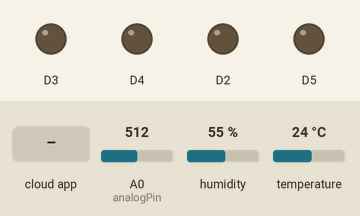
This sketch was run on a simulated ESP8266 (NodeMCU). On the bench: output pins drawn as LEDs (lit = HIGH). The inputs (shaded band) are chosen by the test bench; at power-on: temperature 24 °C, A0 (analogPin) = 512, humidity 55 %. WiFi joins after 1.5 s; servers stay silent unless stated; the Firebase database answers and starts empty; what the sketch prints to the serial monitor is not drawn.

Above: at 2.7 s.
2.8 s: the phone or cloud app sets switch to 1
At 3.6 s:
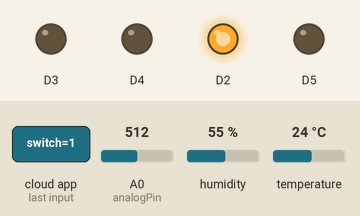
4.7 s: the phone or cloud app sets status to 1
6.9 s: temperature set to 0.2 °C
12.3 s: temperature set to 0 °C
At 17.8 s:
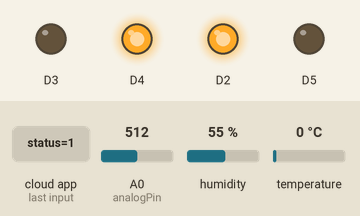
18.3 s: temperature set to 12 °C
At 23.9 s:
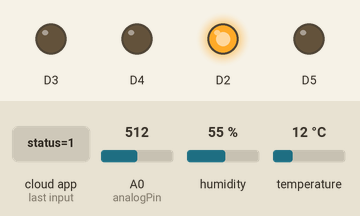
Timing chart, 0 to 25.1 s (numbered marks = the images above; inputs shaded):
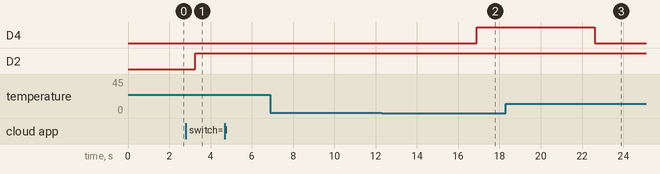

Measured:
- the behaviour switches between 0.1 and 0 °C on temperature (found by bisection; images 1 and 2)
- after the input at 2.8 s, D2: LOW → HIGH after 0.46 s
- after the input at 4.7 s, every drawn part: stays the same
- after the input at 6.9 s, every drawn part: stays the same
- after the input at 12.3 s, D4: LOW → HIGH after 4.6 s
- after the input at 18.3 s, D4: HIGH → LOW after 4.3 s

The sketch:

BordGreen.ino
```cpp
#include <ESP8266WiFi.h>
#include <DHT.h>
#include <FirebaseESP8266.h>
#include <TridentTD_LineNotify.h>
#define LINE_TOKEN ""
#define WIFI_SSID "NRRU"
#define WIFI_PASSWORD "12345678"
#define FIREBASE_HOST "greenhouse-24394-default-rtdb.firebaseio.com"
#define FIREBASE_AUTH "zUhlM17SQFAHE2kqfLUbbRkpj2XpFeuL34CL3rx9"
#define DHTPIN    D1
#define DHTTYPE   DHT22
FirebaseData fbdo;
DHT dht(DHTPIN, DHTTYPE);
int i = 0;
int j = 0;
float humid = 0;
float temp  = 0;
int analogPin = A0; //ประกาศตัวแปร ให้ analogPin แทนขา analog ขาที่5
int soil = 0;
bool ledstatus;
bool fanstatus;
bool fertilizerstatus;
bool pumpstatus;
String vpump;
String vtemp;
bool switchcontrol;
void setup() {
  Serial.begin(115200);
  WiFi.begin(WIFI_SSID, WIFI_PASSWORD);
  Serial.print("Connecting to Wi-Fi");
  while (WiFi.status() != WL_CONNECTED)
  {
    Serial.print(".");
    delay(300);
  }
  Serial.println();
  Serial.print("Connected with IP: ");
  Serial.println(WiFi.localIP());
  Serial.println();
  dht.begin();
  LINE.setToken(LINE_TOKEN);
  Firebase.begin(FIREBASE_HOST, FIREBASE_AUTH);
  Firebase.reconnectWiFi(true);
  pinMode(D2, OUTPUT); // หลอดไฟ
  pinMode(D3, OUTPUT); // ปั้มน้ำ
  pinMode(D4, OUTPUT); // พัดลม
  pinMode(D5, OUTPUT); // ปุ๋ย
}

void loop() {
  humid = dht.readHumidity();
  delay(500);
  temp  = dht.readTemperature();
  soil = analogRead(analogPin);
  if (isnan(humid) || isnan(temp)) {
    Serial.println(F("Failed to read from DHT sensor!"));
    return;
  }
  delay(500);
  Firebase.setFloat(fbdo, "/Data/Temperature", temp); //sent temp to firebase
  Firebase.setFloat(fbdo, "/Data/Humidity", humid); // set humid to firebase
  Firebase.setFloat(fbdo, "/Data/Soil", soil); // set soil to firebase
  if (Firebase.getBool(fbdo, "/switchcontrol/status")) {
    switchcontrol = fbdo.boolData();
  }
  if (switchcontrol == true) {
    switchtrue();
  }
  else {
    switchoff();
  }
}
void switchtrue() {
  Serial.println("Auto กำลังทำงาน");
  if (Firebase.getString(fbdo, "/Auto/fanint")) { // temp for on cooling fan
    vtemp = fbdo.stringData();
    Serial.print("ส่งอุณหภูมิมา : ");
    Serial.println(vtemp.toInt());
    if (temp > vtemp.toInt()) {
      Serial.print("----------- fan auto -----------");
      digitalWrite(D4, false);
      if (i < 1) {
        LINE.notify("อุณหภูมิ : "+ String(temp) +"องศา ร้อนกว่ากำหนด : "+ vtemp);
        i=1;
      }
    } else {
      digitalWrite(D4, true);
      i = 0;
    }
  }
  if (Firebase.getString(fbdo, "/Auto/pumpint")) {
    vpump = fbdo.stringData();
    Serial.print("ส่งความชื้นในดินมา : ");
    Serial.println(vpump.toInt());
    if (soil < vpump.toInt()) {
      Serial.print("----------- Pump auto -----------");
      digitalWrite(D3, false);
      if (j < 1) {
        LINE.notify("ความชื้นในดิน : "+ String(soil) +"ต่ำกว่ากำหนด : "+ vpump);
        j=1;
      }else {
      digitalWrite(D3, true);
      j = 0;
    }
  }
}
}

void switchoff() {
  if (Firebase.getBool(fbdo, "/Light State/switch")) { // หลอดไฟ
    ledstatus = fbdo.boolData();
    digitalWrite(D2, ledstatus);
  }
  if (Firebase.getBool(fbdo, "/Pump State/switch")) { // ปั้มน้ำ
    pumpstatus = fbdo.boolData();
    digitalWrite(D3, pumpstatus);
  }
  if (Firebase.getBool(fbdo, "/Fan State/switch")) { // พัดลม
    fanstatus = fbdo.boolData();
    digitalWrite(D4, fanstatus);
  }
  if (Firebase.getBool(fbdo, "/Fertilizer State/switch")) { // ปุ๋ย
    fertilizerstatus = fbdo.boolData();
    digitalWrite(D5, fertilizerstatus);
  }
}
```
